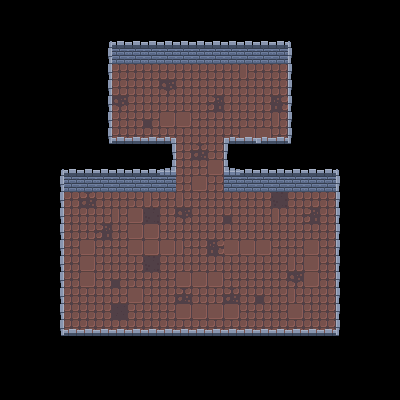

This game map was drawn from its Tiled (.tmx) file and the tilesets committed beside it. A one-line description and the full map source follow:
An orthogonal 25x25 tile map with 16x16 px tiles, 2 tile layers (floor, wall).

<map version="1.4" tiledversion="1.4.2" orientation="orthogonal" renderorder="right-down" width="25" height="25" tilewidth="16" tileheight="16" infinite="0" nextlayerid="3" nextobjectid="1">
 <tileset firstgid="1" source="../pallets/dungeon_pallet.tsx" />
 <layer id="1" name="floor" width="25" height="25">
  <data encoding="csv">
0,0,0,0,0,0,0,0,0,0,0,0,0,0,0,0,0,0,0,0,0,0,0,0,0,
0,0,0,0,0,0,0,0,0,0,0,0,0,0,0,0,0,0,0,0,0,0,0,0,0,
0,0,0,0,0,0,0,0,0,0,0,0,0,0,0,0,0,0,0,0,0,0,0,0,0,
0,0,0,0,0,0,0,0,0,0,0,0,0,0,0,0,0,0,0,0,0,0,0,0,0,
0,0,0,0,0,0,0,12,12,12,12,12,12,12,12,22,12,12,0,0,0,0,0,0,0,
0,0,0,0,0,0,0,12,12,12,32,12,12,12,12,12,12,12,0,0,0,0,0,0,0,
0,0,0,0,0,0,0,32,12,12,12,12,12,30,12,12,12,31,0,0,0,0,0,0,0,
0,0,0,0,0,0,0,12,12,21,13,13,12,12,12,12,12,22,0,0,0,0,0,0,0,
0,0,0,0,0,0,0,12,12,12,12,12,12,12,12,13,13,12,0,0,0,0,0,0,0,
0,0,0,0,0,0,0,0,0,0,0,12,23,12,0,0,0,0,0,0,0,0,0,0,0,
0,0,0,0,0,0,0,0,0,0,0,12,12,13,0,0,0,0,0,0,0,0,0,0,0,
0,0,0,0,0,0,0,0,0,0,0,12,13,12,0,0,0,0,0,0,0,0,0,0,0,
0,0,0,0,12,23,12,12,12,22,12,22,12,12,12,12,12,24,12,12,12,0,0,0,0,
0,0,0,0,12,12,12,22,13,24,12,32,12,12,21,12,12,22,12,30,12,0,0,0,0,
0,0,0,0,12,12,30,12,13,13,12,12,12,12,12,12,12,12,12,12,12,0,0,0,0,
0,0,0,0,12,13,12,12,13,13,13,22,12,31,13,13,13,12,12,13,12,0,0,0,0,
0,0,0,0,12,13,12,12,12,24,12,12,12,12,12,12,12,12,22,13,12,0,0,0,0,
0,0,0,0,12,13,12,21,12,12,12,13,13,13,12,12,12,12,32,13,12,0,0,0,0,
0,0,0,0,12,12,12,12,13,12,12,23,12,12,23,12,21,12,22,12,12,0,0,0,0,
0,0,0,0,12,12,12,33,12,12,12,13,13,13,13,12,12,12,13,12,12,0,0,0,0,
0,0,0,0,12,12,12,12,12,12,12,12,12,12,12,12,12,12,12,12,12,0,0,0,0,
0,0,0,0,0,0,0,0,0,0,0,0,0,0,0,0,0,0,0,0,0,0,0,0,0,
0,0,0,0,0,0,0,0,0,0,0,0,0,0,0,0,0,0,0,0,0,0,0,0,0,
0,0,0,0,0,0,0,0,0,0,0,0,0,0,0,0,0,0,0,0,0,0,0,0,0,
0,0,0,0,0,0,0,0,0,0,0,0,0,0,0,0,0,0,0,0,0,0,0,0,0
</data>
 </layer>
 <layer id="2" name="wall" width="25" height="25">
  <data encoding="csv">
0,0,0,0,0,0,0,0,0,0,0,0,0,0,0,0,0,0,0,0,0,0,0,0,0,
0,0,0,0,0,0,0,0,0,0,0,0,0,0,0,0,0,0,0,0,0,0,0,0,0,
0,0,0,0,0,0,41,57,57,57,57,57,57,57,57,57,57,57,40,0,0,0,0,0,0,
0,0,0,0,0,0,50,43,43,43,43,43,43,43,43,43,43,43,49,0,0,0,0,0,0,
0,0,0,0,0,0,50,0,0,0,0,0,0,0,0,0,0,0,49,0,0,0,0,0,0,
0,0,0,0,0,0,50,0,0,0,0,0,0,0,0,0,0,0,49,0,0,0,0,0,0,
0,0,0,0,0,0,50,0,0,0,0,0,0,0,0,0,0,0,49,0,0,0,0,0,0,
0,0,0,0,0,0,50,0,0,0,0,0,0,0,0,0,0,0,49,0,0,0,0,0,0,
0,0,0,0,0,0,50,57,57,57,60,0,0,0,56,57,56,57,49,0,0,0,0,0,0,
0,0,0,0,0,0,0,0,0,0,50,0,0,0,49,0,0,0,0,0,0,0,0,0,0,
0,0,0,41,57,57,57,57,57,57,69,0,0,0,65,57,57,57,57,57,57,40,0,0,0,
0,0,0,50,43,43,43,43,43,43,43,0,0,0,43,43,43,43,43,43,43,49,0,0,0,
0,0,0,50,0,0,0,0,0,0,0,0,0,0,0,0,0,0,0,0,0,49,0,0,0,
0,0,0,50,0,0,0,0,0,0,0,0,0,0,0,0,0,0,0,0,0,49,0,0,0,
0,0,0,50,0,0,0,0,0,0,0,0,0,0,0,0,0,0,0,0,0,49,0,0,0,
0,0,0,50,0,0,0,0,0,0,0,0,0,0,0,0,0,0,0,0,0,49,0,0,0,
0,0,0,50,0,0,0,0,0,0,0,0,0,0,0,0,0,0,0,0,0,49,0,0,0,
0,0,0,50,0,0,0,0,0,0,0,0,0,0,0,0,0,0,0,0,0,49,0,0,0,
0,0,0,50,0,0,0,0,0,0,0,0,0,0,0,0,0,0,0,0,0,49,0,0,0,
0,0,0,50,0,0,0,0,0,0,0,0,0,0,0,0,0,0,0,0,0,49,0,0,0,
0,0,0,50,57,57,57,57,57,57,57,57,57,57,57,57,57,57,57,57,57,49,0,0,0,
0,0,0,0,0,0,0,0,0,0,0,0,0,0,0,0,0,0,0,0,0,0,0,0,0,
0,0,0,0,0,0,0,0,0,0,0,0,0,0,0,0,0,0,0,0,0,0,0,0,0,
0,0,0,0,0,0,0,0,0,0,0,0,0,0,0,0,0,0,0,0,0,0,0,0,0,
0,0,0,0,0,0,0,0,0,0,0,0,0,0,0,0,0,0,0,0,0,0,0,0,0
</data>
 </layer>
</map>